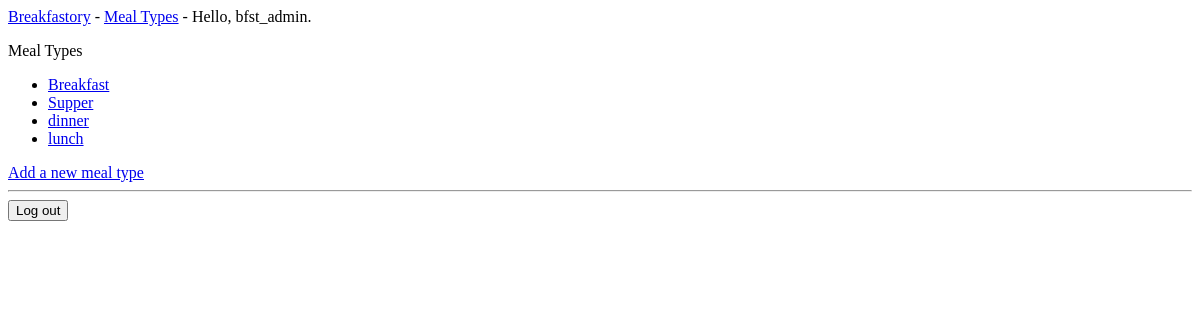
The app's page /meal_types/ (signed in), older data.
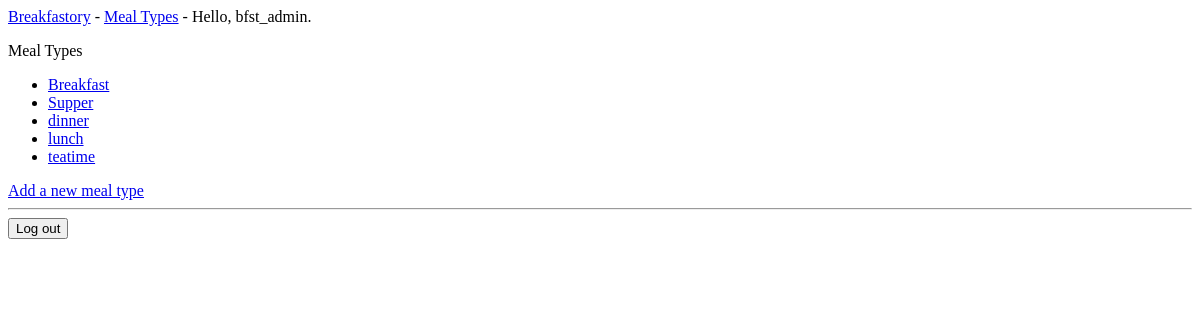
The same page, newer data.
### breakfastory/models.py (models this page shows, shortened)
class MealType(models.Model):
    text = models.CharField(max_length=200)
    date_added = models.DateTimeField(auto_now_add=True)
    owner = models.ForeignKey(User, on_delete=models.CASCADE)
    class Meta:
        verbose_name_plural = 'Meal Types'

### breakfastory/views.py (the view)
# urls.py: path('meal_types/', views.meal_types, name='meal_types'),
@login_required
def meal_types(request):
    meal_types = MealType.objects.filter(owner=request.user).order_by('date_added')
    context = {'meal_types': meal_types}
    return render(request, 'breakfastory/meal_types.html', context)

### breakfastory/templates/breakfastory/meal_types.html
{% extends 'breakfastory/base.html' %}
{% block content %}
  <p>Meal Types</p>
  <ul>
    {% for meal_type in meal_types %}
      <li>
        <a href="{% url 'breakfastory:meal_type' meal_type.id %}">
          {{ meal_type.text }}</a>
      </li>
    {% empty %}
      <li>No meal types have been added yet.</li>
    {% endfor %}
  </ul>
  <a href="{% url 'breakfastory:new_meal_type' %}">Add a new meal type</a>
{% endblock content %}

Row changes from the older to the newer data that the page shows:
added MealType: text "teatime"
